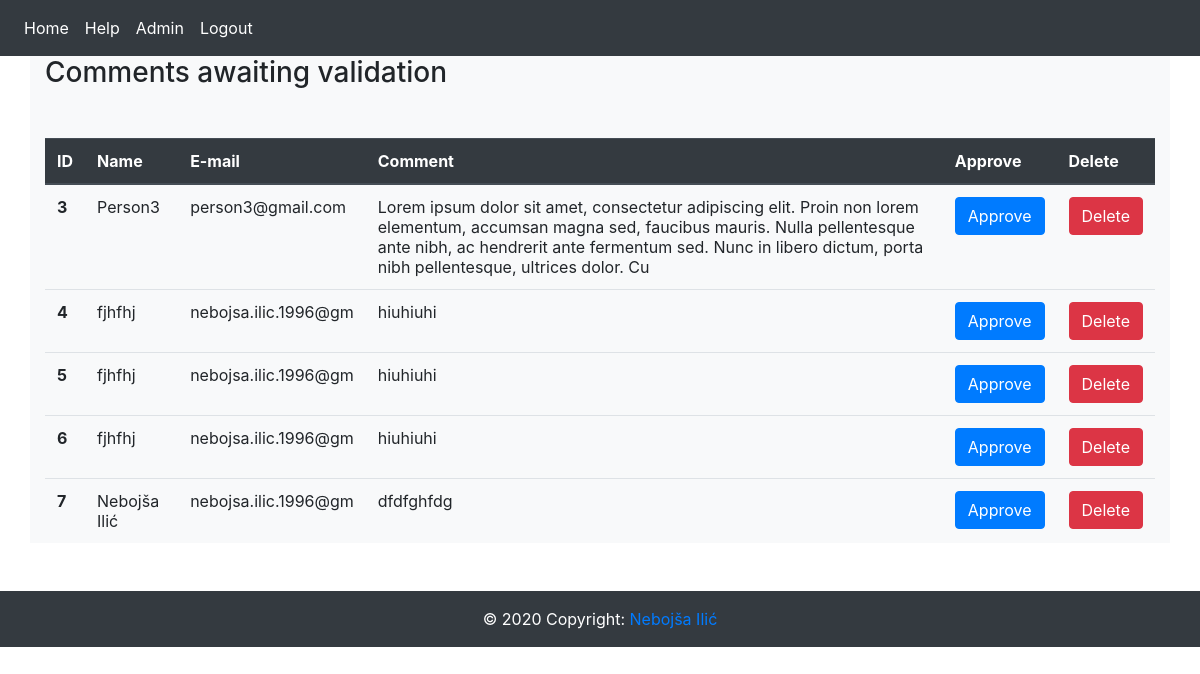
The page /Pages/admin.php (signed in) on the database its author committed.
### tables this page shows
CREATE TABLE `comments` (
  `ID_com` int(10) NOT NULL,
  `USER` varchar(20) NOT NULL,
  `MAIL` varchar(20) NOT NULL,
  `COMMENT` varchar(250) NOT NULL,
  `STATUS_com` tinyint(1) NOT NULL
);

### DB/connection.php (called while the page is built, shortened)
<?php
    $dns = 'localhost';
    $uname = 'root';
    $pass = '';
    $dbname = "shop";
    $conn = new mysqli($dns, $uname, $pass, $dbname);
$sql1 = "SELECT * FROM comments";
$result1 = $conn->query($sql1);
?>

### Pages/admin.php (the view, shortened to what this page needs)
<?php require '../Components/header.php';?>
<?php require '../DB/connection.php' ?>
<h3>Comments awaiting validation</h3>
<table class="table" id="table_for_comment" style="margin-top: 3em; margin-bottom: 3em">
  <thead class="thead-dark">
    <tr>
      <th scope="col">ID</th>
      <th scope="col">Name</th>
      <th scope="col">E-mail</th>
      <th scope="col">Comment</th>
      <th scope="col">Approve</th>
      <th scope="col">Delete</th>
    </tr>
  </thead>
  <tbody>
  <?php while($row = $result1->fetch_assoc()) {
    if($row['STATUS_com']==0) {
    ?>
    <tr>
      <th scope="row"><?php echo $row["ID_com"];?></th>
      <td><?php echo $row["USER"];?></td>
      <td><?php echo $row["MAIL"];?></td>
      <td><?php echo $row["COMMENT"];?></td>
      <th scope="col"><input class="button btn btn-primary" type="submit" name="approve" value="Approve"></th>
      <th scope="col"><input class="button btn btn-danger" type="submit" name="delete" value="Delete"></th>
    </tr>
  <?php } } ?>
  </tbody>
</table>
<?php require '../Components/footer.php';?>

### rows shown on the page
comments: ID_com "3", USER "Person3", MAIL "person3@gmail.com", COMMENT "Lorem ipsum dolor sit amet, consectetur adipiscing elit. Proin non lorem elementum, accumsan magna sed, faucibus mauris. Nulla pellentesque ante nibh, ac hendrerit ante fermentum sed. Nunc in libero dictum, porta nibh pellentesque, ultrices dolor. Cu"
comments: ID_com "4", USER "fjhfhj", MAIL "nebojsa.ilic.1996@gm", COMMENT "hiuhiuhi"
comments: ID_com "5", USER "fjhfhj", MAIL "nebojsa.ilic.1996@gm", COMMENT "hiuhiuhi"
comments: ID_com "6", USER "fjhfhj", MAIL "nebojsa.ilic.1996@gm", COMMENT "hiuhiuhi"
comments: ID_com "7", USER "Nebojša Ilić", MAIL "nebojsa.ilic.1996@gm", COMMENT "dfdfghfdg"
